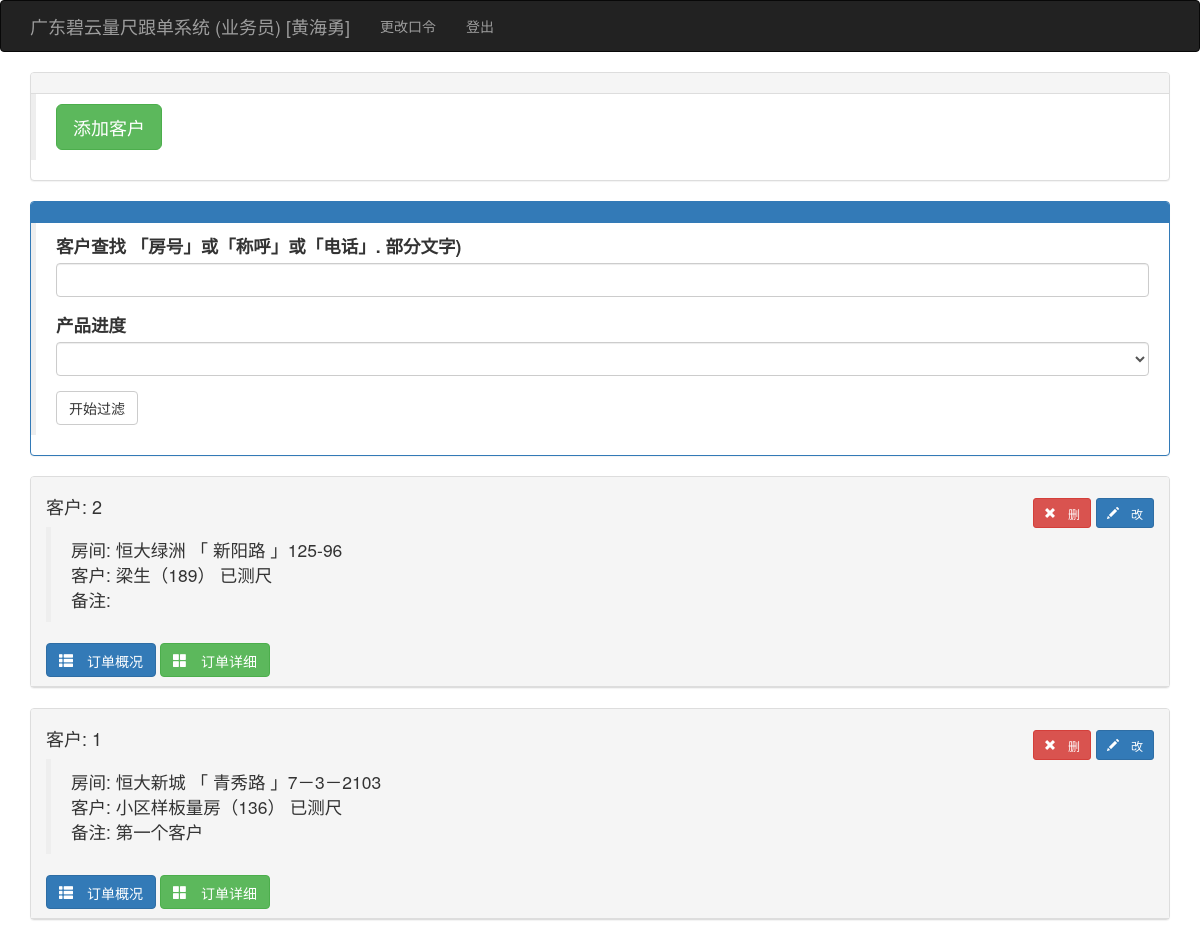
Page /kehulist (signed in) on the earlier database version.
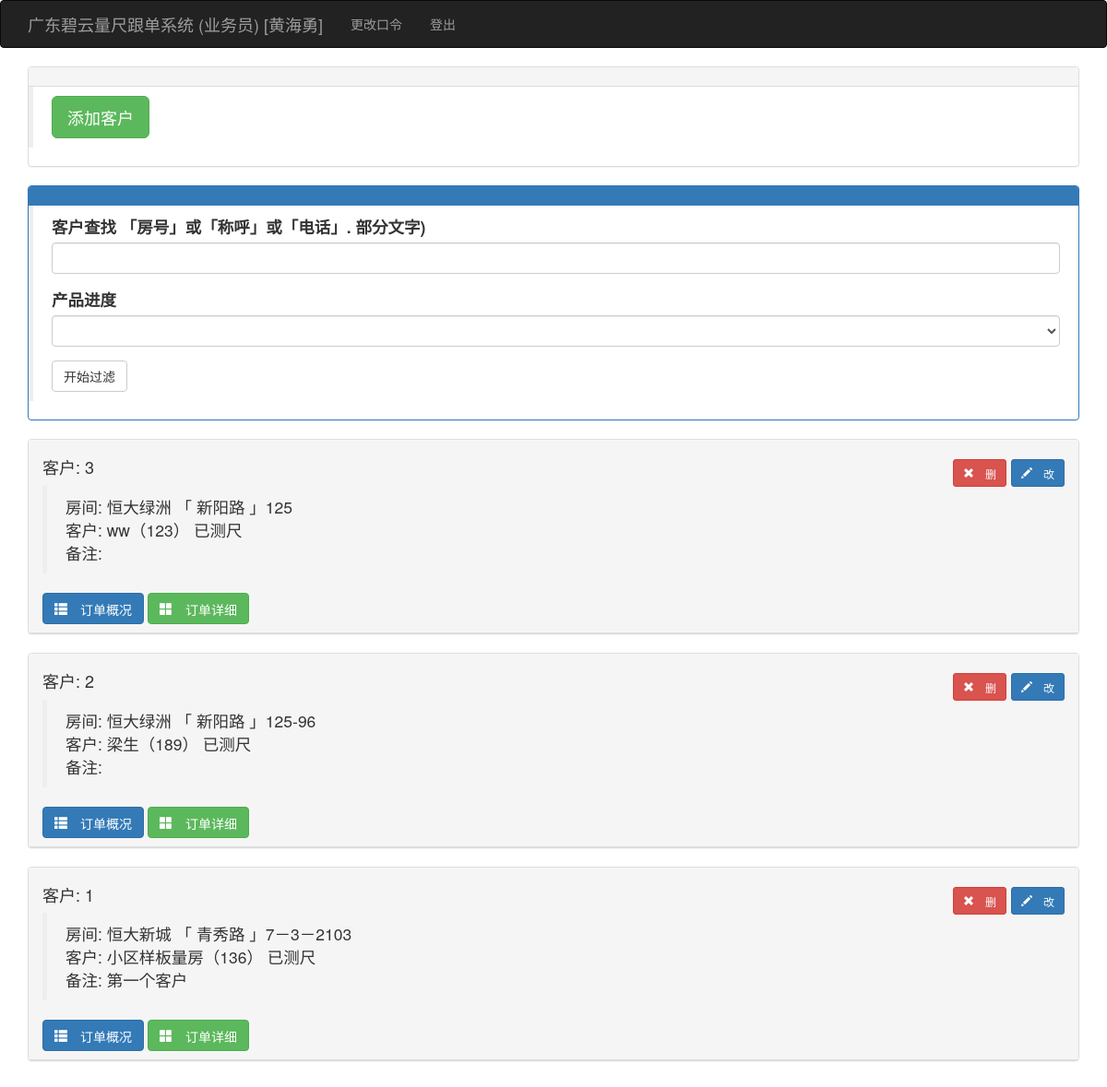
Same page on the later database version.
### app/models.py (models this page shows, shortened)
class User(UserMixin, db.Model):
    __tablename__ = 'users'
    id = db.Column(db.Integer, primary_key=True)
    user = db.Column(db.String(64), unique=True, index=True)
    pin = db.Column(db.String(64))
    username = db.Column(db.String(64))
    tel = db.Column(db.String(32))
    role = db.Column(db.String(64))
    isuse = db.Column(db.Boolean, default=False)
    beizhu = db.Column(db.String(64))
    kehus = db.relationship('Kehu', backref='user', lazy='dynamic')
    @login_manager.user_loader
    def load_user(user_id):
        return User.query.get(int(user_id))

class Kehu(db.Model):
    __tablename__ = 'kehus'
    id = db.Column(db.Integer, primary_key=True)
    user_id = db.Column(db.Integer, db.ForeignKey('users.id'))
    xiaoqu_id = db.Column(db.Integer, db.ForeignKey('xiaoqus.id'))
    fangjian = db.Column(db.String(64))
    chenghu = db.Column(db.String(64))
    tel = db.Column(db.String(64))
    zje = db.Column(db.Float)
    beizhu = db.Column(db.String(64))
    status = db.Column(db.Integer, default=1)  # 1已测尺、2已下单、3已安装、4已清款
    time0 = db.Column(db.DateTime(), default=datetime.utcnow)
    time1 = db.Column(db.DateTime())
    time2 = db.Column(db.DateTime())
    time3 = db.Column(db.DateTime())
    dingdans = db.relationship('Dingdan', backref='kehu', lazy='dynamic')

class Xiaoqu(db.Model):
    __tablename__ = 'xiaoqus'
    id = db.Column(db.Integer, primary_key=True)
    xiaoqu = db.Column(db.String(64), unique=True, index=True)
    dizhi = db.Column(db.String(100))
    beizhu = db.Column(db.String(128))
    kehus = db.relationship('Kehu', backref='xiaoqu', lazy='dynamic')

### app/main/views.py (the view)
@main.route('/kehulist', methods=['GET', 'POST'])
@login_required
def kehulist():
    if current_user.role != '业务员':
        return redirect(url_for('main.index'))
    form = FindkhForm()
    user = current_user._get_current_object()
    if form.validate_on_submit():
        session['infostring'] = form.infostring.data
        session['status'] = form.status.data
        return redirect(url_for('main.kehulist'))
    if session.get('infostring') != None:
        infostring = '%' + session.get('infostring') + '%'
    else:
        infostring = '%'
    prewhere = session.get('infostring')
    status = session.get('status', 0)
    kehus = Kehu.query.filter(Kehu.user == current_user._get_current_object()).filter(
        or_(Kehu.fangjian.like(infostring), Kehu.chenghu.like(infostring),
            Kehu.tel.like(infostring))).order_by(Kehu.id.desc())  # .order_by(Guke.outtime.desc())
    form.infostring.data = session.get('infostring', '')
    form.status.data = status
    return render_template('kehulist.html', kehus=kehus, form=form, prewhere=prewhere, status=status)  # ,

### app/main/forms.py
class FindkhForm(FlaskForm):
    infostring = StringField('客户查找 「房号」或「称呼」或「电话」. 部分文字)')
    status = SelectField('产品进度', coerce=int)
    submit = SubmitField('开始过滤')
    def __init__(self, *args, **kwargs):
        super(FindkhForm, self).__init__(*args, **kwargs)
        self.status.choices = [(0, ''), (1, '已量尺'), (2, '已下单'), (3, '已订货'), (6, '已收货'),
                               (7, '安装中'), (8, '安装完成'), (9, '已清款')]  #, (4, '已入库'), (5, '已发货')

### app/templates/kehulist.html (shortened to what this page needs)
{% extends "base.html" %}
{% import "bootstrap/wtf.html" as wtf %}
{% block page_content %}
    <div class="panel panel-default">
        <div class="panel-heading"></div>
        <div class="post-body">
            <blockquote>
                <a class="btn btn-success btn-lg" href="{{ url_for('main.addkehu') }}">添加客户</a>
            </blockquote>
        </div>
    </div>
    <div class="panel panel-primary">
        <div class="panel-heading">
        </div>
        <div class="post-body">
            <blockquote>
                {{ wtf.quick_form(form) }}
            </blockquote>
        </div>
    </div>
    {% if status == 0 %}
        {% for kehu in kehus %}
            <div class="panel panel-default">
                <div class="panel-heading"><h4>客户: {{ kehu.id }}
                    <span class="pull-right">
                    <a class="btn btn-danger glyphicon glyphicon-remove btn-sm"
                       href="{{ url_for('main.delkehu', id=kehu.id) }}"> 删</a>
                    <a class="btn btn-primary glyphicon glyphicon-pencil btn-sm"
                       href="{{ url_for('main.editkehu', id=kehu.id) }}"> 改</a>
                    </span>
                </h4>
                    <blockquote>
                        <ul class="list-unstyled">
                            <li>房间: {{ kehu.xiaoqu.xiaoqu }} 「 {{ kehu.xiaoqu.dizhi }} 」{{ kehu.fangjian }}</li>
                            <li>客户: {{ kehu.chenghu }}（{{ kehu.tel }}）
                                {% if kehu.status == 1 %}
                                    已测尺
                                {% elif kehu.status == 2 %}
                                    已下单
                                {% elif kehu.status == 3 %}
                                    已安装
                                {% elif kehu.status == 4 %}
                                    已清款
                                {% else %}
                                    状态有误
                                {% endif %}
                            </li>
                            <li>备注: {{ kehu.beizhu }}</li>
                        </ul>
                    </blockquote>
                    <button type="button" class="btn btn-primary glyphicon glyphicon-th-list" data-toggle="collapse" data-target="#c{{ kehu.id }}">
                        订单概况
                    </button>
                        <a class="btn btn-success glyphicon glyphicon-th-large"
                           href="{{ url_for('main.showkehudd', id=kehu.id) }}"> 订单详细</a>
                </div>
            </div>
        {% endfor %}
    {% endif %}
{% endblock %}

### app/templates/base.html (shortened to what this page needs)
{% extends "bootstrap/base.html" %}
{% block head %}
{{ super() }}
<link rel="stylesheet" type="text/css" href="{{ url_for('static', filename='styles.css') }}">
{% endblock %}
{% block navbar %}
<div class="navbar navbar-inverse" role="navigation">
    <div class="container">
        <div class="navbar-header">
            <a class="navbar-brand" href="{{ url_for('main.index') }}">广东碧云量尺跟单系统 ({{ current_user.role }}) [{{ current_user.username }}] </a>
        </div>
        <div class="navbar-collapse collapse">
            <ul class="nav navbar-nav">
                {% if current_user.is_authenticated %}
                <li><a href="{{ url_for('auth.change_pin') }}">更改口令</a></li>
                <li><a href="{{ url_for('auth.logout') }}">登出</a></li>
                {% endif %}
            </ul>
        </div>
    </div>
</div>
{% endblock %}
{% block content %}
<div class="container">
    {% block page_content %}{% endblock %}
</div>
{% endblock %}

Differences in the rows shown:
added Kehu: id "3", xiaoqu.xiaoqu "恒大绿洲", xiaoqu.dizhi "新阳路", fangjian "125", chenghu "ww", tel "123", status "已测尺"
